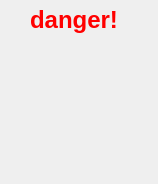
<?xml version="1.0" encoding="UTF-8"?>
<ui version="4.0">
 <class>InfoDialog</class>
 <widget class="QDialog" name="InfoDialog">
  <property name="geometry">
   <rect>
    <x>0</x>
    <y>0</y>
    <width>158</width>
    <height>184</height>
   </rect>
  </property>
  <property name="windowTitle">
   <string>Dialog</string>
  </property>
  <property name="styleSheet">
   <string notr="true">
</string>
  </property>
  <widget class="QWidget" name="widget" native="true">
   <property name="geometry">
    <rect>
     <x>20</x>
     <y>50</y>
     <width>121</width>
     <height>121</height>
    </rect>
   </property>
   <property name="styleSheet">
    <string notr="true">border-image: url(:/res/炸弹.jpg);</string>
   </property>
  </widget>
  <widget class="QLabel" name="label">
   <property name="geometry">
    <rect>
     <x>30</x>
     <y>0</y>
     <width>91</width>
     <height>41</height>
    </rect>
   </property>
   <property name="styleSheet">
    <string notr="true">color: rgb(255, 0, 0);</string>
   </property>
   <property name="text">
    <string>&lt;h1&gt;danger!&lt;/h1&gt;</string>
   </property>
  </widget>
 </widget>
 <resources/>
 <connections/>
</ui>
